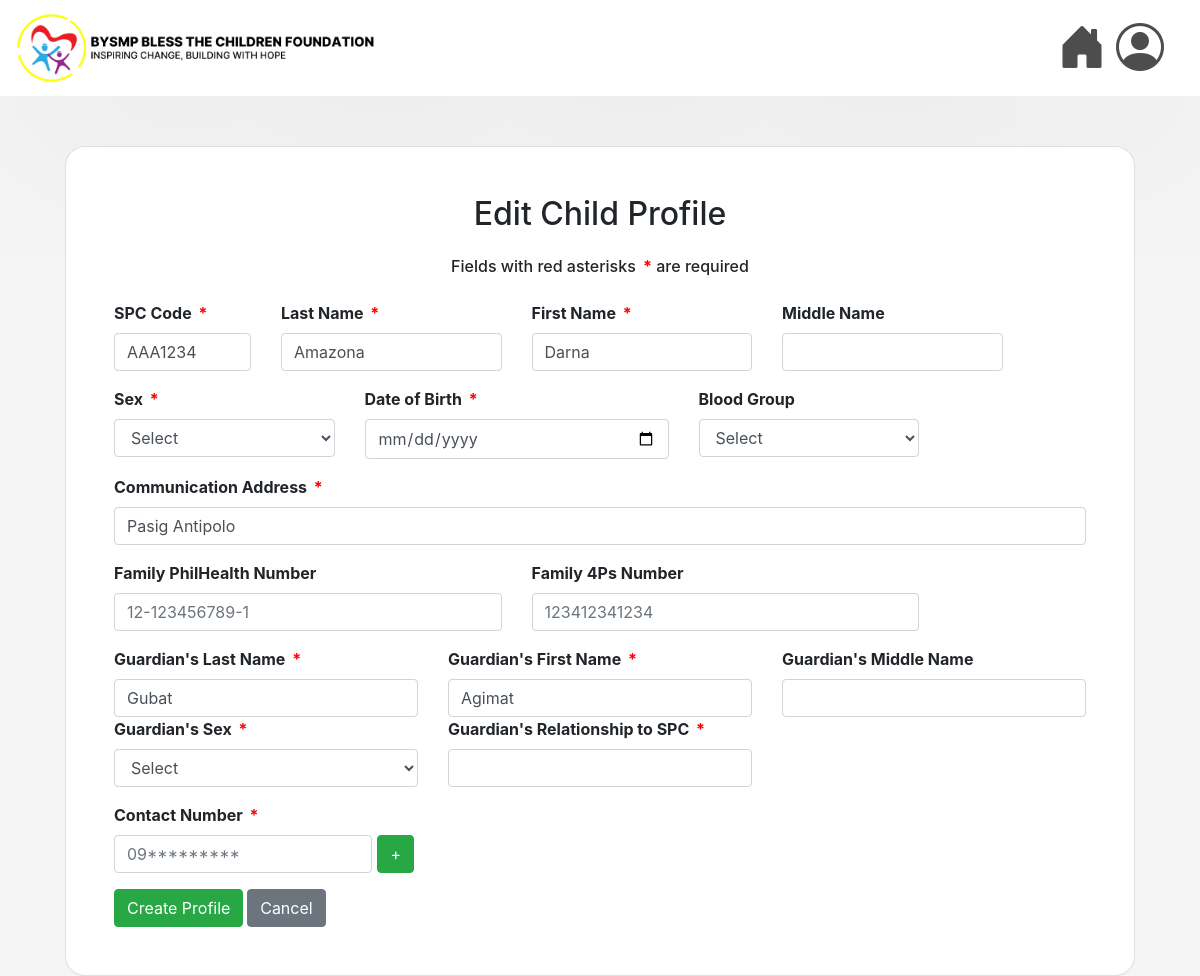
The app's page /edit/10/ with its own data.
### msys42app/models.py (models this page shows, shortened)
class Child(models.Model):
    code = models.CharField(max_length=7, validators=[RegexValidator(regex=r'^[A-Za-z]{3}\d{4}$')], unique=True, null=False, blank=False)
    lastname = models.CharField(max_length=25, null=False, blank=False)
    firstname = models.CharField(max_length=50, null=False, blank=False)
    middlename = models.CharField(max_length=25, null=True)
    sex = models.CharField(max_length=6, choices=[('Male', 'Male'), ('Female', 'Female')], null=False, blank=False)
    birth = models.DateField(null=False, blank=False)
    blood_group = models.CharField(max_length=3, blank=True, null=True)
    address = models.TextField(max_length=255, null=False, blank=False)
    philhealth_number = models.CharField(max_length=14, validators=[MinLengthValidator(14)], blank=True, null=True)
    fourps_number = models.CharField(max_length=20, blank=True, null=True)
    guardian_lastname = models.CharField(max_length=25, null=False, blank=False)
    guardian_firstname = models.CharField(max_length=50, null=False, blank=False)
    guardian_middlename = models.CharField(max_length=25, null=True, blank=True)
    guardian_relationship = models.CharField(max_length=25, null=False, blank=False)
    guardian_sex = models.CharField(max_length=6, choices=[('Male', 'Male'), ('Female', 'Female')], null=False, blank=False)
    age = models.IntegerField(null=False, blank=False)

### msys42app/views.py (the view)
# urls.py: path('edit/<int:pk>/', views.edit_child_profile, name='edit_child_profile'),
def edit_child_profile(request,pk):
    child = get_object_or_404(Child, pk=pk)
    numbers = ContactNumber.objects.filter(child=child)
    return render(request, 'msys42app/edit_cp.html', {'child': child, 'contacts':numbers })

### msys42app/templates/msys42app/edit_cp.html (shortened to what this page needs)
{% extends 'msys42app/base.html' %}
{% load static %}
{% block content %}
<div class="container-fluid" style="min-height: 100vh; display: flex; justify-content: center; align-items: center;">
    <div class="card p-5" style="border-radius: 20px; width: 100%; max-width: 1500px;">
        <h2 class="text-center mb-4">Edit Child Profile</h2>
        <h6 class="text-center mb-4"> Fields with red asterisks <span class="required" style="color: red;">*</span> are required </h6>
        <form method="POST" action="{% url 'edit_child_profile' pk=child.pk %}" style="font-weight: bolder;">
            <div class="row mb-3">
                <div class="col-md-2">
                    <label for="code">SPC Code <span class="required" style="color: red;">*</span></label>
                    <input type="text" class="form-control" id="code" name="code" maxlength="7" minlength="7" pattern="[A-Z]{3}[0-9]{4}" value="{{ child.code }}" placeholder="AAA1234">
                </div>
                <div class="col-md-3">
                    <label for="lastname">Last Name <span class="required" style="color: red;">*</span></label>
                    <input type="text" class="form-control" id="lastname" name="lastname" maxlength="25" value="{{ child.lastname }}" required>
                </div>
                <div class="col-md-3">
                    <label for="firstname">First Name <span class="required" style="color: red;">*</span></label>
                    <input type="text" class="form-control" id="firstname" name="firstname" maxlength="50" value="{{ child.firstname }}" required>
                </div>
                <div class="col-md-3">
                    <label for="middlename">Middle Name</label>
                    <input type="text" class="form-control" id="middlename" name="middlename" maxlength="25" value="{{ child.middlename }}">
                </div>
            </div>
            <div class="row mb-3">
                <div class="col-md-3">
                    <label for="sex">Sex <span class="required" style="color: red;">*</span></label>
                    <select class="form-control" id="sex" name="sex" value="{{ child.sex }}" required>
                        <option value="">Select</option>
                    </select>
                </div>
                <div class="col-md-4">
                    <label for="birth">Date of Birth <span class="required" style="color: red;">*</span></label>
                    <input type="date" class="form-control" id="birth" name="birth" value="{{ child.birth }}" required>
                </div>
                <div class="col-md-3">
                    <label for="blood_group">Blood Group</label>
                    <select class="form-control" id="blood_group" name="blood_group" value="{{ child.blood_group }}">
                        <option value="">Select</option>
                    </select>
                </div>
            </div>
            <div class="mb-3">
                <label for="address">Communication Address <span class="required" style="color: red;">*</span></label>
                <input type="text" class="form-control" id="address" name="address" maxlength="255" value="{{ child.address }}" required>
            </div>
            <div class="row mb-3">
                <div class="col-md-5">
                    <label for="philhealth">Family PhilHealth Number</label>
                    <input type="text" class="form-control" id="philhealth" name="philhealth" pattern="[0-9]{2}-[0-9]{9}-[0-9]{1}"   value="{{ child.philhealth }}" placeholder="12-123456789-1" maxlength="14">
                </div>
                <div class="col-md-5">
                    <label for="fourps">Family 4Ps Number</label>
                    <input type="text" class="form-control" id="fourps" name="fourps" maxlength="20" value="{{ child.fourps }}" placeholder="123412341234">
                </div>
            </div>
            <div class="row mb-3">
                <div class="col-md-4">
                    <label for="guardian_lastname">Guardian's Last Name <span class="required" style="color: red;">*</span></label>
                    <input type="text" class="form-control" id="guardian_lastname" name="guardian_lastname" value="{{ child.guardian_lastname }}" required>
                </div>
                <div class="col-md-4">
                    <label for="guardian_firstname">Guardian's First Name <span class="required" style="color: red;">*</span></label>
                    <input type="text" class="form-control" id="guardian_firstname" name="guardian_firstname" value="{{ child.guardian_firstname }}" required>
                </div>
                <div class="col-md-4">
                    <label for="guardian_middlename">Guardian's Middle Name</label>
                    <input type="text" class="form-control" id="guardian_middlename" name="guardian_middlename" value="{{ child.guardian_middlename }}">
                </div>
                <div class="col-md-4">
                    <label for="guardian_sex">Guardian's Sex <span class="required" style="color: red;">*</span></label>
                    <select class="form-control" id="guardian_sex" name="guardian_sex" value="{{ child.guardian_sex }}" required>
                        <option value="">Select</option>
                    </select>
                </div>
                <div class="col-md-4">
                    <label for="relationship">Guardian's Relationship to SPC <span class="required" style="color: red;">*</span></label>
                    <input type="text" class="form-control" id="relationship" name="relationship" value="{{ child.relationship }}" required>
                </div>
            </div>
            <div class="mb-3" style="width: 300px; align-self: left;">
                <label for="contact_number[]">Contact Number <span class="required" style="color: red;">*</span></label>
                <div id="contact-numbers">
                    <div class="d-flex mb-2">
                        <input type="tel" id="contact_number[]" pattern="09[0-9]{9}" class="form-control" name="contact_number[]" placeholder="09*********" value="{{ phone }}" maxlength="11" required>
                        <button type="button" class="btn btn-success ms-2" id="addContact" style="margin-left: 5px;">+</button>
                    </div>
                </div>
            </div>
            <div class="text-left">
                <button type="submit" class="btn btn-success">Create Profile</button>
                <a href="{% url 'view_child_profile' pk=child.pk%}" class="btn btn-secondary" onclick="return confirmCancel();">Cancel</a>
            </div>
        </form>
    </div>
</div>
{% endblock %}

### msys42app/static/style.css (style rules this page uses)
body { background-color: #f5f5f5; }
.card { background-color: white; height: auto; width: 100%; max-width: 800px; margin-top: 50px; border-radius: 20px; padding: 20px; }
.required { color: red; font-weight: bold; margin-left: 3px; }

### records on screen
Child: code "AAA1234", lastname "Amazona", firstname "Darna", address "Pasig Antipolo", guardian_lastname "Gubat", guardian_firstname "Agimat"
